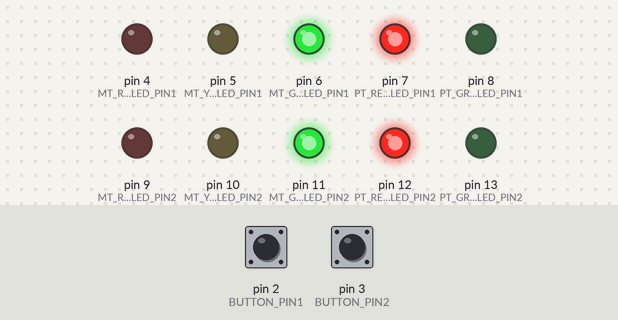
This sketch was run on a simulated Arduino Uno, built with avr-gcc and run on an emulated ATmega328P. On the bench: output pins drawn as LEDs (lit = HIGH). Inputs (shaded band) come from the test bench; at power-on: pin 2 (BUTTON_PIN1) LOW, pin 3 (BUTTON_PIN2) LOW.

Above: at 1.2 s.
1.3 s: pin 2 (BUTTON_PIN1) pulled HIGH for 0.15 s
At 2.4 s:
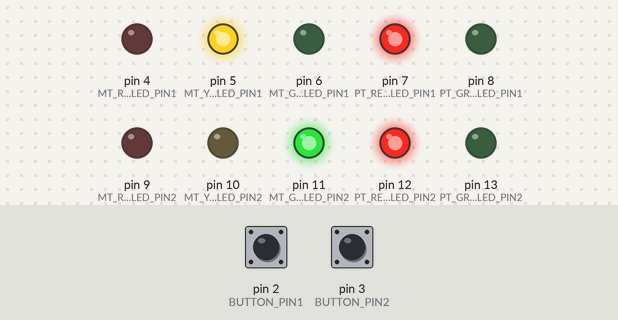
4.4 s: pin 3 (BUTTON_PIN2) pulled HIGH for 0.15 s
At 4.7 s:
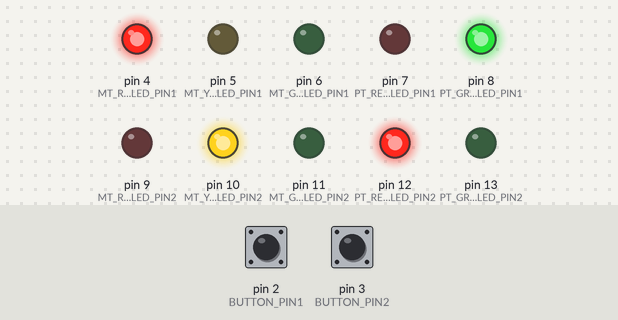
7.5 s: pin 2 (BUTTON_PIN1) pulled HIGH for 1 s
At 8.7 s:
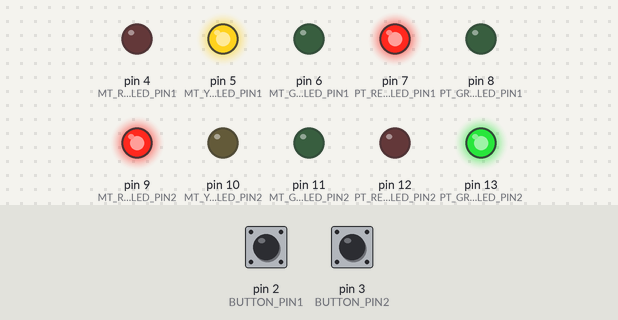
11.5 s: pin 3 (BUTTON_PIN2) pulled HIGH for 1 s
At 13.7 s:
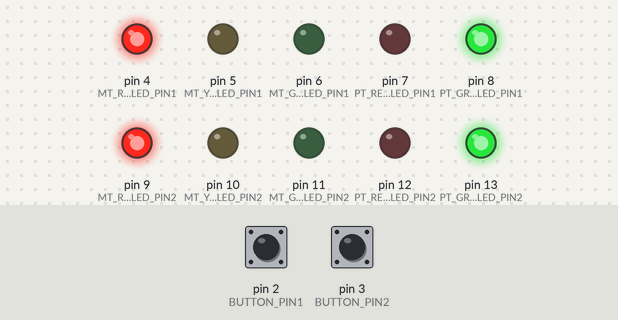
15.5 s: pin 3 (BUTTON_PIN2) pulled HIGH for 3.2 s
At 18.7 s:
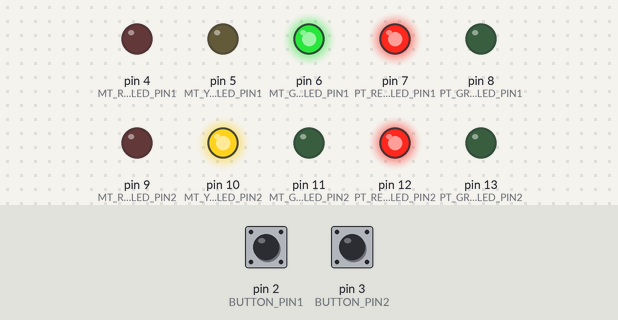
21.5 s: pin 2 (BUTTON_PIN1) pulled HIGH for 3.2 s
At 27.8 s:
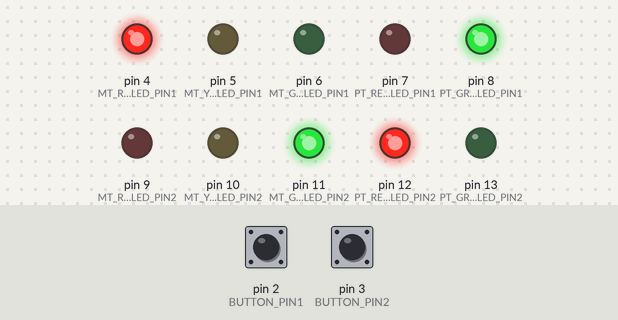
Timing chart, 0 to 31.5 s (numbered marks = the images above; inputs shaded):
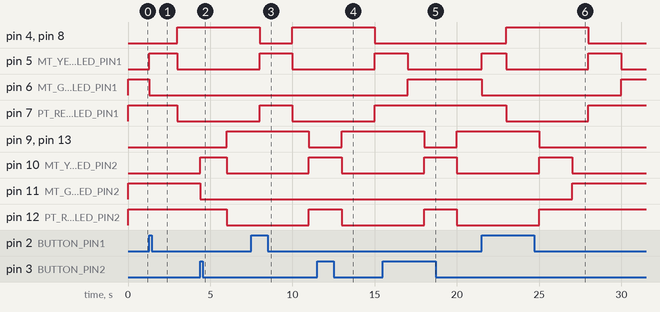

The sketch:

traffic_v2.ino
```cpp
#include "Traffic_light.h"

/* configuration of Traffic light 1  */
#define MT_RED_LED_PIN1       4
#define MT_YELLOW_LED_PIN1    5
#define MT_GREEN_LED_PIN1     6
#define PT_RED_LED_PIN1       7
#define PT_GREEN_LED_PIN1     8
#define BUTTON_PIN1           2
/* configuration of Traffic light 2  */
#define MT_RED_LED_PIN2       9
#define MT_YELLOW_LED_PIN2   10
#define MT_GREEN_LED_PIN2    11
#define PT_RED_LED_PIN2      12
#define PT_GREEN_LED_PIN2    13
#define BUTTON_PIN2           3

Traffic traffic[2] ;   // Create Traffic instance.
Traffic_InitStructure initStructure; // Traffic init structure

/* Initialize */
void setup() {
  /* Configures Traffic light 1 Pins */
  initStructure.pin[MT_RED] = MT_RED_LED_PIN1 ;  // MT = Main Traffic
  initStructure.pin[MT_YELLOW] = MT_YELLOW_LED_PIN1 ;
  initStructure.pin[MT_GREEN] = MT_GREEN_LED_PIN1 ;
  initStructure.pin[PT_RED] = PT_RED_LED_PIN1 ; // PT = Pedestrian Traffic
  initStructure.pin[PT_GREEN] = PT_GREEN_LED_PIN1 ;
  initStructure.Btn_pin = BUTTON_PIN1 ;
  /* initialize Traffic Traffic light 2 Pins */
  traffic[0].init(initStructure);
  /* Configures MCU GPIO */
  initStructure.pin[MT_RED] = MT_RED_LED_PIN2 ;
  initStructure.pin[MT_YELLOW] = MT_YELLOW_LED_PIN2 ;
  initStructure.pin[MT_GREEN] = MT_GREEN_LED_PIN2 ;
  initStructure.pin[PT_RED] = PT_RED_LED_PIN2 ;
  initStructure.pin[PT_GREEN] = PT_GREEN_LED_PIN2 ;
  initStructure.Btn_pin = BUTTON_PIN2 ;
  /* initialize Traffic light 2 */
  traffic[1].init(initStructure);


  cli();//stop interrupts
  //set timer1 interrupt at 1Hz
  TCCR1A = 0;// set entire TCCR1A register to 0
  TCCR1B = 0;// same for TCCR1B
  TCNT1  = 0;//initialize counter value to 0
  // set compare match register for 1hz increments
  OCR1A = 15624;// = (16*10^6) / (1*1024) - 1 (must be <65536)
  // turn on CTC mode
  TCCR1B |= (1 << WGM12);
  // Set CS12 and CS10 bits for 1024 prescaler
  TCCR1B |= (1 << CS12) | (1 << CS10);
  // enable timer compare interrupt
  TIMSK1 |= (1 << OCIE1A);
  sei();//allow interrupts

  attachInterrupt(digitalPinToInterrupt(BUTTON_PIN1), interrupt1 , CHANGE); // Enable Button 1 interrupt
  attachInterrupt(digitalPinToInterrupt(BUTTON_PIN2), interrupt2 , CHANGE); // Enable Button 2 interrupt

}

/* button 1  interrupt  */
void interrupt1()
{ traffic[0].interrupt();}

/* button 2 interrupt  */
void interrupt2()
{ traffic[1].interrupt();}


/* update timer  */
ISR(TIMER1_COMPA_vect) { //timer1 interrupt 1Hz
traffic[0].updateTimer();
traffic[1].updateTimer();
}


/*  Main loop  */
void loop() {
  traffic[0].routine(); // state machine of Traffic light system 1
  traffic[1].routine(); // state machine of Traffic light system 2
}
```

Button.cpp
```cpp
#include "Button.h"

void Button::init(byte button_pin ) // init button
{
Button_pin=button_pin;
pinMode(Button_pin, INPUT);
}

boolean Button::getState()  // get button state
{
state = digitalRead(Button_pin);
return state;
}
```

Button.h
```cpp
#ifndef BUTTON_h
#define BUTTON_h

#include <Arduino.h>


class Button {
public:
  void init(byte button_pin ); // init button
  boolean getState();   // get button state

private:
  byte    Button_pin; // button pin
  boolean   state;  // button state
};

#endif
```

Led.cpp
```cpp
#include "Led.h"

void Led::init(byte led_pin) // init led
{
LedPin=led_pin;
pinMode(LedPin, OUTPUT);
}

void Led::switch_ON() // turn led on
{
digitalWrite(LedPin, HIGH);
state=ON;
}

void Led::switch_OFF() // turn led off
{
digitalWrite(LedPin, LOW);
state=OFF;
}
```

Led.h
```cpp
#ifndef Led_h
#define Led_h

#include <Arduino.h>

enum Led_state {OFF , ON }; // led state

class Led {
public:
	void init(byte led_pin); // initialize led
	void switch_ON(); // turn led on
	void switch_OFF(); // turn led off

private:
	byte 		LedPin;  // led pin
	Led_state 	state; // led state
};

#endif
```

Traffic_light.cpp
```cpp
#include "Traffic_light.h"

void Traffic::init(Traffic_InitStructure initStructure) // initialize the system
{
  for (byte i = 0 ; i < 5 ; i++)
    led[i].init(initStructure.pin[i]);
  btn.init(initStructure.Btn_pin);
  state = NORMAL_MODE;
}

void Traffic::updateTimer()
{
if (timer) // if the counter is charged ==> decrement it
timer--;
}

void Traffic::routine() // state machine of the traffic system
{
  switch (state)
  {
    case NORMAL_MODE :
      switch (subState1)
      {
        case 0 : // turn Yellow led of main traffic ON
          led[MT_RED].switch_OFF();
          led[MT_YELLOW].switch_ON();
          led[MT_GREEN].switch_OFF();
          timer = TIME_TO_CHANGE_LIGHT; // load timer to Wait "TIME_TO_CHANGE_LIGHT"
          subState1++;
          break;
        case 1 : // Wait TIME_TO_CHANGE_LIGHT
          if (!timer)
            subState1++;
          break;
        case 2 : // turn GREEN led of main traffic ON
          led[MT_RED].switch_OFF();
          led[MT_YELLOW].switch_OFF();
          led[MT_GREEN].switch_ON();
          led[PT_RED].switch_ON();
          led[PT_GREEN].switch_OFF();
          break;
      }
      break;
    case PEDESTRIAN_MODE :
      switch (subState2)
      { case 0 : // turn Yellow led of main traffic ON
          led[MT_RED].switch_OFF();
          led[MT_YELLOW].switch_ON();
          led[MT_GREEN].switch_OFF();
          timer = TIME_TO_CHANGE_LIGHT; // load timer to Wait "TIME_TO_CHANGE_LIGHT"
          subState2++;
          break;
        case 1 : // Wait TIME_TO_CHANGE_LIGHT
          if (!timer)
            subState2++;
          break;
        case 2 : // turn red led of main traffic ON and  turn green led of pedestrian traffic ON
          led[MT_RED].switch_ON();
          led[MT_YELLOW].switch_OFF();
          led[MT_GREEN].switch_OFF();
          led[PT_RED].switch_OFF();
          led[PT_GREEN].switch_ON();
          timer = TIME_TO_CROSS_THE_STREET; // load timer "TIME_TO_CROSS_THE_STREET"
          subState2++;
          break;
        case 3 : // Wait until the pedestrian cross the street and turn red led of pedestrian traffic ON
          if (!timer)
          { subState2 = 0;
            state = NORMAL_MODE;
            led[PT_RED].switch_ON();
            led[PT_GREEN].switch_OFF();
            subState1 = 0;
          }
          break;
      }
      break;
  }
}

void Traffic::interrupt()  // called when the Pedestrian button is clicked
{
  state = PEDESTRIAN_MODE;
}
```

Traffic_light.h
```cpp
#ifndef Traffic_h
#define Traffic_h

#include <Arduino.h>
#include "Led.h"
#include "Button.h"

#define TIME_TO_CHANGE_LIGHT 2
#define TIME_TO_CROSS_THE_STREET 5

typedef enum Traffic_state
{ NORMAL_MODE,  // normal traffic mode
  PEDESTRIAN_MODE,  // if a PEDESTRIAN click the buuton
};

enum Led_Traffic_type
{ MT_RED, // Main traffic red led
  MT_YELLOW,  // Main traffic yellow led
  MT_GREEN, // Main traffic green led
  PT_RED, // PEDESTRIAN traffic red led
  PT_GREEN, // PEDESTRIAN traffic green led
};

typedef struct
{
byte pin[5]; // main road traffic {RED,YELLOW,GREEN} pedestrian traffic {RED,GREEN}
byte Btn_pin;
} Traffic_InitStructure ;  // structure used to initialize the system

class Traffic {
public:
  void init(Traffic_InitStructure initStructure);
  void routine();
  void interrupt(); // interruption : called when a Pedestrian click the button
  void updateTimer(); // update Timer
volatile int timer ;

private:
  byte subState1 = 2 , subState2 = 0 ;
  Led  led[5];
  Button btn ;
  Traffic_state state;

};
#endif
```

Measured:
- after the input at 1.3 s, pin 4 (MT_RED_LED_PIN1), pin 8 (PT_GREEN_LED_PIN1): LOW → HIGH after 1.7 s; pin 5 (MT_YELLOW_LED_PIN1): LOW → HIGH at once, → LOW 1.7 s later; pin 6 (MT_GREEN_LED_PIN1): HIGH → LOW at once; pin 7 (PT_RED_LED_PIN1): HIGH → LOW after 1.7 s
- after the input at 4.4 s, pin 9 (MT_RED_LED_PIN2), pin 13 (PT_GREEN_LED_PIN2): LOW → HIGH after 1.6 s; pin 10 (MT_YELLOW_LED_PIN2): LOW → HIGH at once, → LOW 1.6 s later; pin 11 (MT_GREEN_LED_PIN2): HIGH → LOW at once; pin 12 (PT_RED_LED_PIN2): HIGH → LOW after 1.6 s
- after the input at 7.5 s, pin 6 (MT_GREEN_LED_PIN1): stays LOW (without the input it goes to HIGH after 2.5 s)
- after the input at 11.5 s, pin 9 (MT_RED_LED_PIN2), pin 13 (PT_GREEN_LED_PIN2): LOW → HIGH after 1.5 s; pin 11 (MT_GREEN_LED_PIN2): stays LOW (without the input it goes to HIGH after 1.5 s); pin 12 (PT_RED_LED_PIN2): HIGH → LOW after 1.5 s
- after the input at 15.5 s, pin 11 (MT_GREEN_LED_PIN2): stays LOW (without the input it goes to HIGH after 4.5 s)
- after the input at 21.5 s, pin 4 (MT_RED_LED_PIN1): LOW → HIGH after 1.5 s, → LOW 5.0 s later; pin 5 (MT_YELLOW_LED_PIN1): LOW → HIGH at once, → LOW 1.5 s later, → HIGH 5.0 s later, → LOW 2.0 s later
